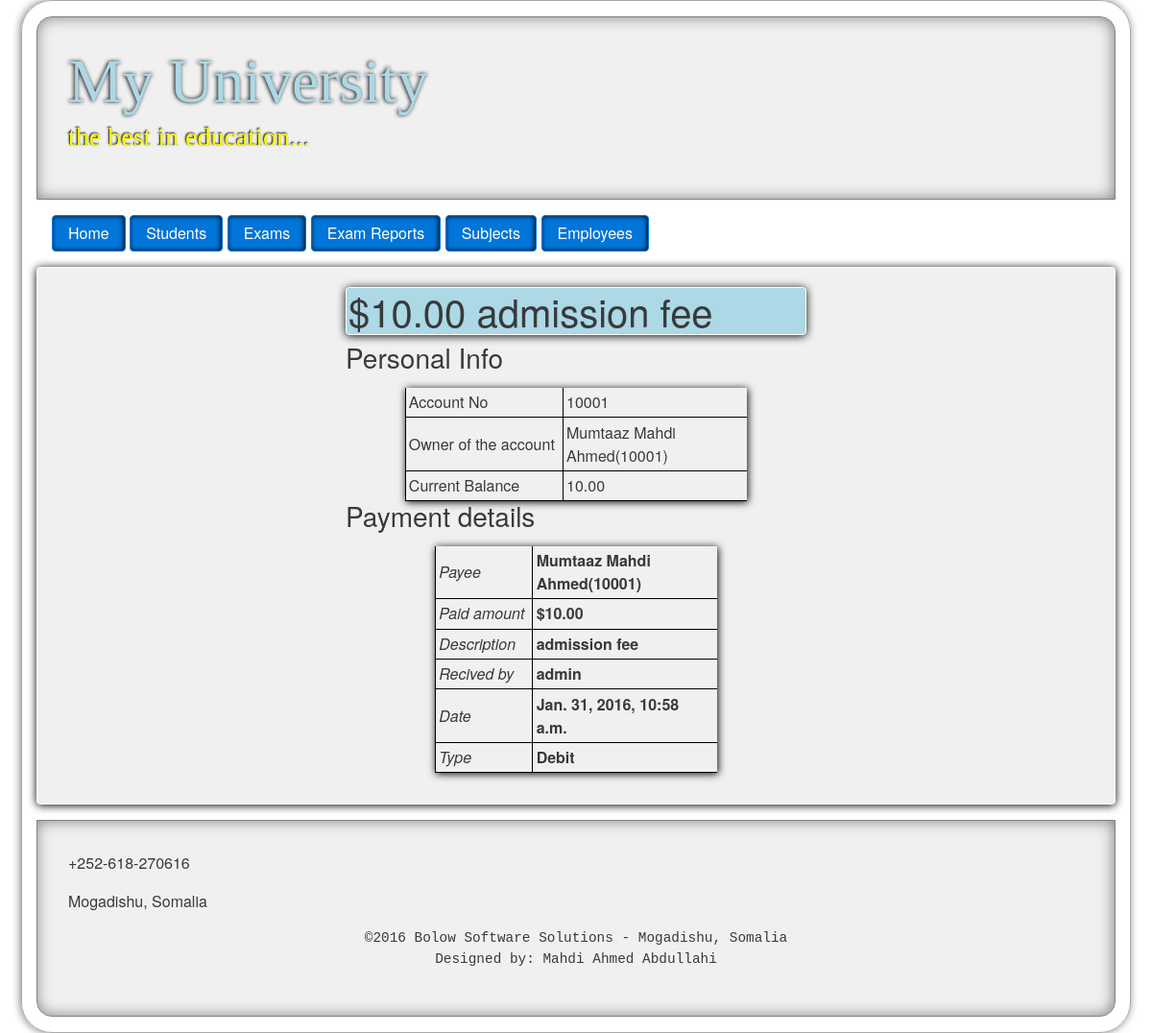
/cms/payment/1/, run on the app's committed database.
### university/models.py (models this page shows)
class Transaction(models.Model):
    received_by = models.ForeignKey(User)
    payee = models.ForeignKey(Account)
    amount = models.DecimalField(decimal_places=2, max_digits=12, default=0.0)
    date = models.DateTimeField(default = timezone.now)
    description = models.TextField(max_length=300)
    is_debit = models.BooleanField(default=True)
    def __str__(self):
        if self.is_debit:
            return '$' + str(self.amount)
        else:
            return "($" + str(abs(self.amount)) +')'

class Account(models.Model):
    owner = models.ForeignKey(Student)
    number = models.IntegerField()
    balance = models.DecimalField(decimal_places=2, max_digits=12, default=0.0)
    def __str__(self):
        return str(self.owner) + '(' + str(self.number) + ')'

class Student(models.Model):
    first_name = models.CharField(max_length=30)
    middle_name = models.CharField(max_length=30)
    last_name = models.CharField(max_length=30)
    DateOfBirth = models.DateField()
    address = models.TextField(default=None)
    phone = models.CharField(max_length=30)
    guardian = models.CharField(max_length=50)
    guardian_phone = models.CharField(max_length=30)
    status = models.BooleanField(default=False)
    registered = models.DateField(default = timezone.now)
    registered_by = models.ForeignKey(User)
    classroom = models.ForeignKey(Classroom)
    last_updated = models.DateTimeField(default=timezone.now)
    def __str__(self):
        return self.first_name + " " + self.middle_name + " " + self.last_name

### university/views.py (the view)
# urls.py: url(r'^payment/(?P<pk>[0-9]+)/$', views.payment_details, name='payment_details'),
def payment_details(request,pk):
    payment = get_object_or_404(Transaction, pk=pk)
    payment.amount = abs(payment.amount)
    owner = get_object_or_404(Account, pk=payment.payee.pk)
    return render(request, 'payment/payment_details.html', {'payment':payment, 'owner':owner,'settings':settings})

### university/templates/payment/payment_details.html (shortened to what this page needs)
{% extends 'university/layout.html' %}
{% block content %}
<div class='payment-details'>
<h1>{{ payment }} {{ payment.description }}</h1>
		<h3>Personal Info</h3>
<table>
	<tr>
		<td>Account No</td>
		<td>{{ owner.number }}</td>
	</tr>
	<tr>
		<td>Owner of the account</td>
		<td>{{ owner }}</td>
	</tr>
	<tr>
		<td>Current Balance</td>
		<td>{{ owner.balance }}</td>
	</tr>
</table>
<h3>Payment details</h3>
<table>
	<tr>
		<td><em>Payee</em></td>
		<td><b>{{ payment.payee }}</b></td>
	</tr>
	<tr>
		<td><em>
			{% if payment.amount > 0 %}
				Paid amount
			{% else %}
				Billed amount
			{% endif %}
		</em></td>
		<td><b>{{ payment }}</b></td>
	</tr>
	<tr>
		<td><em>Description</em></td>
		<td><b>{{ payment.description }}</b></td>
	</tr>
	<tr>
		<td><em>Recived by</em></td>
		<td><b>{{ payment.received_by }}</b></td>
	</tr>
	<tr>
		<td><em>Date</em></td>
		<td><b>{{ payment.date }}</b></td>
	</tr>
	<tr>
		<td><em>Type</em></td>
		<td><b>
		 {% if payment.is_debit %}
		 	Debit
		 {% else %}
		 	Credit
		 {% endif %}
		</b></td>
	</tr>
</table>
</div>
{% endblock %}

### university/static/university/css/style.css (style rules this page uses)
table { margin:auto; box-shadow: 1px 1px 8px black; margin-top: 1em; }
td { padding:.2em; padding-right: .5em; border-left: 1px solid black; border-bottom: 1px solid black; max-width: 12em; }
.content h1 { background:lightblue; padding: 2px; border: 1px solid white; box-shadow: 0px 1px 10px black; border-radius: 4px; margin-top: -.3em; }
.payment-details { width: 30em; margin: auto; }

### data on the page
Transaction: is_debit+amount "$10.00", description "admission fee", payee "Mumtaaz Mahdi Ahmed(10001)", received_by "admin", date "Jan. 31, 2016, 10:58 a.m."
Account: number "10001", owner+number "Mumtaaz Mahdi Ahmed(10001)", balance "10.00"

### other printed values
{{ settings.UNIVERSITY_NAME }} "My University"
{{ settings.UNIVERSITY_MOTO }} "the best in education..."
{{ settings.UNIVERSITY_PHONES }} "+252-618-270616"
{{ settings.CAMPUS_ADDRESS }} "Mogadishu, Somalia"
